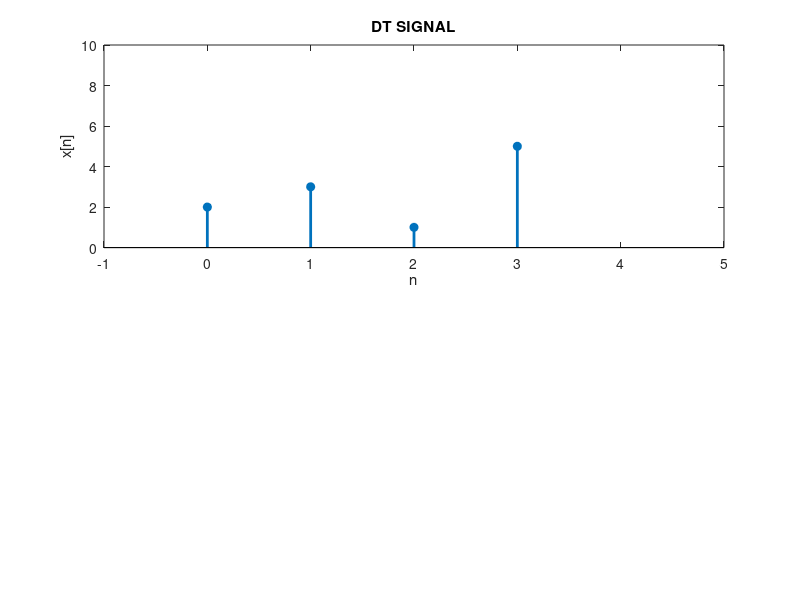

Source code (MATLAB): (Note: this script raises an error after producing the figure.)
clc;
clear all;

figure(1);
n=0:3;
x=[2,3,1,5];
subplot(2,1,1)
stem(n,x,'filled','linewidth',2);
title('DT SIGNAL');
xlabel('n');
ylabel('x[n]');
axis([-1 5 0 10])
i=1;
X=0;
syms z;
for n=0:3
   X=X+x(i)*z^(-n);
   i=i+1; 
end
[N,D]=numden(X);
Nr=sym2poly(N); 
Dr=sym2poly(D);
subplot(2,1,2)
zplane(Nr,Dr);
r=iztrans(X);
disp(r);